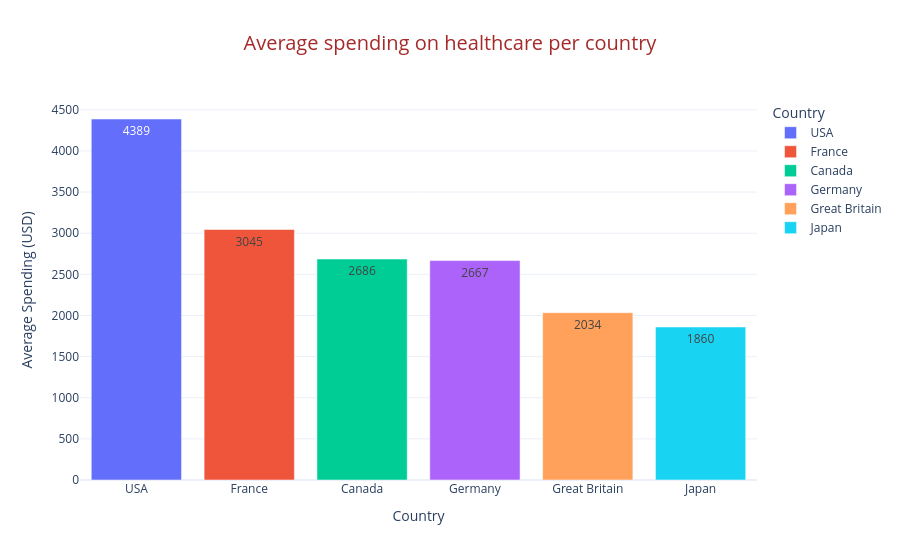

The notebook cell this image was saved under:
### Code cell
average_spending = df_health.groupby('Country')['Spending_USD'].mean().sort_values(ascending=False)

# Add this one line:
average_spending = average_spending.reset_index()

fig = px.bar(
    data_frame=average_spending,
    x='Country',
    y='Spending_USD',
    title='Average spending on healthcare per country',
    template='plotly_white',
    labels={'Spending_USD': 'Average Spending (USD)'},
    color='Country',
    text_auto='.0f'

)
fig.update_layout(title_font_size=20, title_font_color='brown', title_x=0.5)
fig.show()

### Figure 1 — Plotly figure (JSON) as saved in the notebook; plotly's stock layout.template omitted (floating-point values rounded to 4 significant figures)
{"data": [{"hovertemplate": "Country=%{x}<br>Average Spending (USD)=%{y}<extra></extra>", "legendgroup": "USA", "marker": {"color": "#636efa", "pattern": {"shape": ""}}, "name": "USA", "orientation": "v", "showlegend": true, "textposition": "auto", "texttemplate": "%{y:.0f}", "type": "bar", "x": ["USA"], "xaxis": "x", "y": [4389.0], "yaxis": "y"}, {"hovertemplate": "Country=%{x}<br>Average Spending (USD)=%{y}<extra></extra>", "legendgroup": "France", "marker": {"color": "#EF553B", "pattern": {"shape": ""}}, "name": "France", "orientation": "v", "showlegend": true, "textposition": "auto", "texttemplate": "%{y:.0f}", "type": "bar", "x": ["France"], "xaxis": "x", "y": [3045.0], "yaxis": "y"}, {"hovertemplate": "Country=%{x}<br>Average Spending (USD)=%{y}<extra></extra>", "legendgroup": "Canada", "marker": {"color": "#00cc96", "pattern": {"shape": ""}}, "name": "Canada", "orientation": "v", "showlegend": true, "textposition": "auto", "texttemplate": "%{y:.0f}", "type": "bar", "x": ["Canada"], "xaxis": "x", "y": [2686.0], "yaxis": "y"}, {"hovertemplate": "Country=%{x}<br>Average Spending (USD)=%{y}<extra></extra>", "legendgroup": "Germany", "marker": {"color": "#ab63fa", "pattern": {"shape": ""}}, "name": "Germany", "orientation": "v", "showlegend": true, "textposition": "auto", "texttemplate": "%{y:.0f}", "type": "bar", "x": ["Germany"], "xaxis": "x", "y": [2667.0], "yaxis": "y"}, {"hovertemplate": "Country=%{x}<br>Average Spending (USD)=%{y}<extra></extra>", "legendgroup": "Great Britain", "marker": {"color": "#FFA15A", "pattern": {"shape": ""}}, "name": "Great Britain", "orientation": "v", "showlegend": true, "textposition": "auto", "texttemplate": "%{y:.0f}", "type": "bar", "x": ["Great Britain"], "xaxis": "x", "y": [2034.0], "yaxis": "y"}, {"hovertemplate": "Country=%{x}<br>Average Spending (USD)=%{y}<extra></extra>", "legendgroup": "Japan", "marker": {"color": "#19d3f3", "pattern": {"shape": ""}}, "name": "Japan", "orientation": "v", "showlegend": true, "textposition": "auto", "texttemplate": "%{y:.0f}", "type": "bar", "x": ["Japan"], "xaxis": "x", "y": [1860.0], "yaxis": "y"}], "layout": {"barmode": "relative", "legend": {"title": {"text": "Country"}, "tracegroupgap": 0}, "title": {"font": {"color": "brown", "size": 20}, "text": "Average spending on healthcare per country", "x": 0.5}, "xaxis": {"anchor": "y", "categoryarray": ["USA", "France", "Canada", "Germany", "Great Britain", "Japan"], "categoryorder": "array", "domain": [0, 1], "title": {"text": "Country"}}, "yaxis": {"anchor": "x", "domain": [0, 1], "title": {"text": "Average Spending (USD)"}}}}
